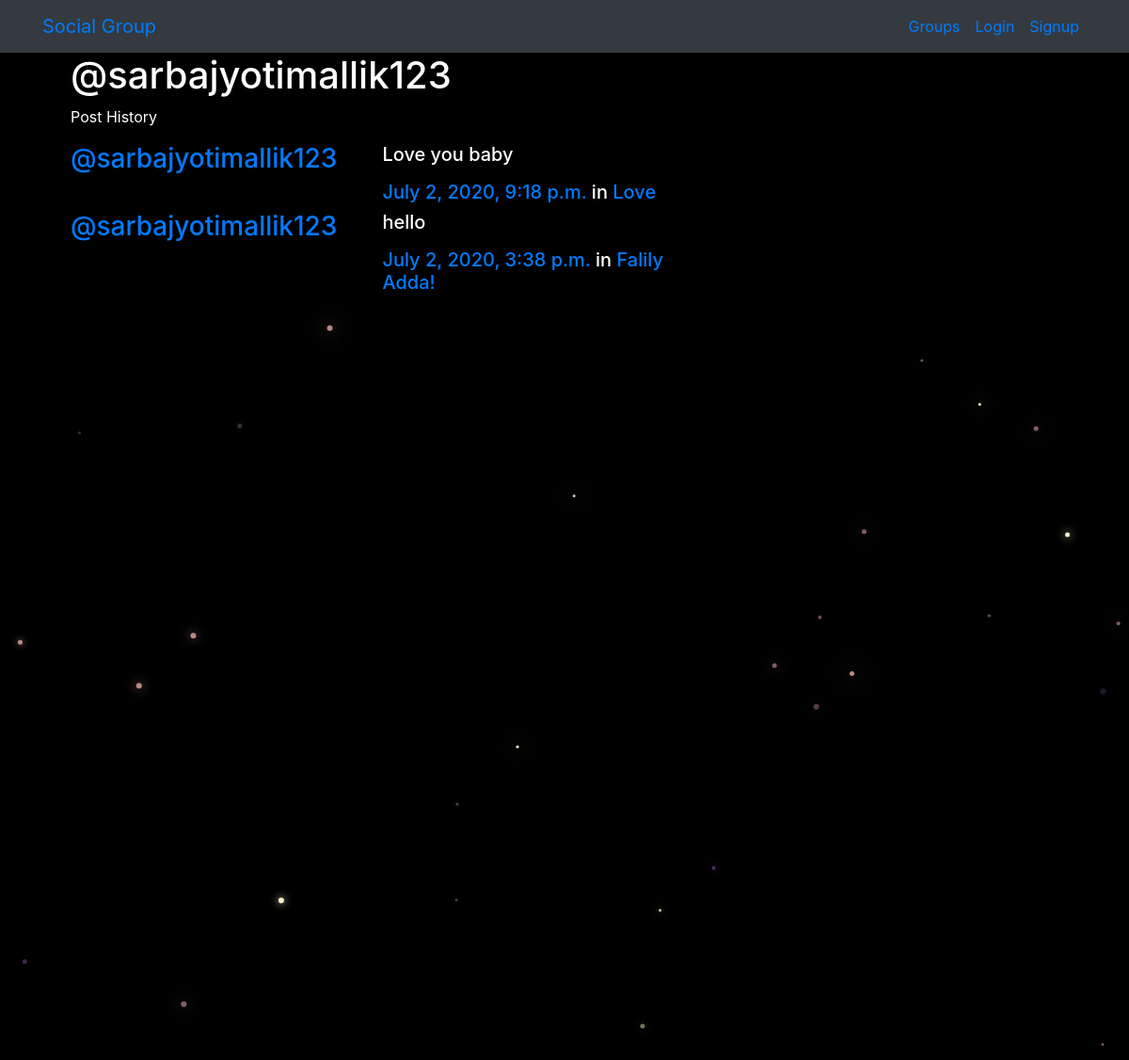
Page /posts/by/sarbajyotimallik123/ on the committed database.
### posts/models.py (models this page shows, shortened)
class Post(models.Model):
    user = models.ForeignKey(User,related_name='posts',on_delete=models.CASCADE)
    created_at = models.DateTimeField(default=timezone.now)
    message = models.TextField()
    message_html = models.TextField(editable=False)
    group = models.ForeignKey(Group,related_name='posts',blank=True,null=True,on_delete=models.CASCADE)
    class Meta:
        ordering = ['-created_at']
        unique_together = ['user','message']

### groups/models.py (models this page shows, shortened)
class Group(models.Model):
    name = models.CharField(max_length=255,unique=True)
    slug = models.SlugField(allow_unicode=True,unique=True)
    description = models.TextField(blank=True,default='')
    description_html = models.TextField(editable=False,default='',blank=True)
    members = models.ManyToManyField(User,through='GroupMember')
    class Meta:
        ordering = ['name']

### posts/views.py (the view)
# urls.py: path('by/<username>/',views.UserPosts.as_view(),name='for_user'),
class UserPosts(generic.ListView):
    model = models.Post
    template_name = "posts/user_post_list.html"
    def get_queryset(self):
        try:
            self.post_user = User.objects.prefetch_related("posts").get(
                username__iexact=self.kwargs.get("username")
            )
        except User.DoesNotExist:
            raise Http404
        else:
            return self.post_user.posts.all()
    def get_context_data(self, **kwargs):
        context = super().get_context_data(**kwargs)
        context["post_user"] = self.post_user
        return context

### posts/templates/posts/user_post_list.html
{% extends 'posts/post_base.html' %}
{% block prepost %}
<div class='col-md-4'>
    <h1>@{{post_user.username}}</h1>
    <p>Post History</p>
</div>
{% endblock  %}
{% block post_content %}
<div class='col-md-8'>
    {% if user.posts.count == 0 %}
      <h3>Users does not post anything!</h3>
      {% else %}
      {% for post in post_list %}
        {% include 'posts/_post.html' %}
      {% endfor %}
    {% endif %}
</div>
{% endblock  %}

### posts/templates/posts/_post.html (shortened to what this page needs)
<div class="media">
    <h3 class="mr-5"><a href="{% url 'posts:for_user' username=post.user.username %}">@{{post.user.username}}</a></h3>
    <div class="media-body">
        <h5>{{post.message_html|safe}}
            <span><a href="{% url 'posts:single' username=post.user.username pk=post.pk %}">{{post.created_at}}</a></span>
            {% if post.group %}
            <span class="group-name">in <a href="#">{{post.group.name}}</a></span>
            {% endif %}
        </h5>
    </div>
</div>

### static/simplesocial/css/master.css (style rules this page uses)
body { margin: 0; overflow: hidden; background-color: black; color:white; }

### rows in the picture
Post: user.username "sarbajyotimallik123", message_html "Love you baby", created_at "July 2, 2020, 9:18 p.m.", group.name "Love"
Post: user.username "sarbajyotimallik123", message_html "hello", created_at "July 2, 2020, 3:38 p.m.", group.name "Falily Adda!"

### other values in the picture
{{ post_user.username }} "sarbajyotimallik123"
